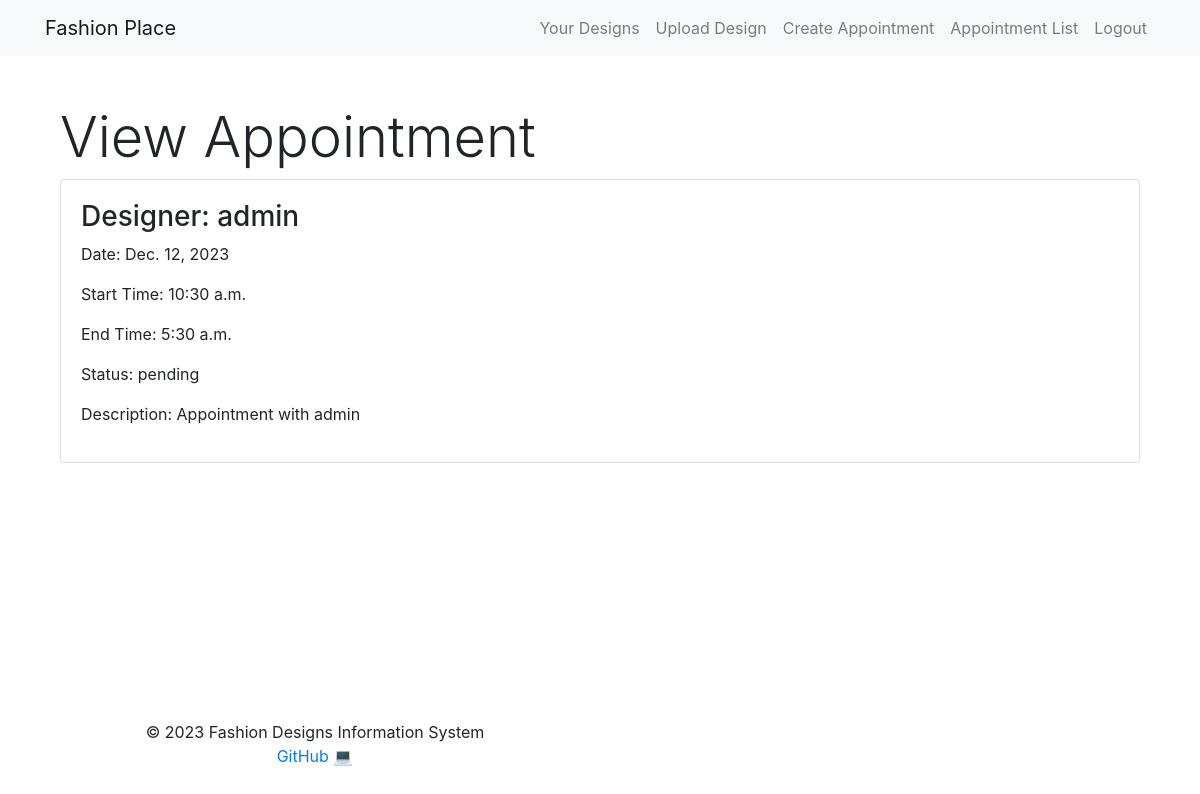
The app's page /scheduling/appointments/4/ (signed in) with its own data.
### scheduling/models.py (models this page shows)
class Appointment(models.Model):
    STATUS_CHOICES = [
        ('pending', 'Pending'),
        ('processing', 'Processing'),
        ('completed', 'Completed'),
    ]
    client = models.ForeignKey(User, on_delete=models.CASCADE)
    designer = models.ForeignKey(User, on_delete=models.CASCADE, related_name='designer')
    description = models.TextField()
    date = models.DateField()
    start_time = models.TimeField()
    end_time = models.TimeField()
    status = models.CharField(max_length=20, choices=STATUS_CHOICES, default='pending')

### scheduling/views.py (the view)
# urls.py: path('appointments/<int:appointment_id>/', views.view_appointment, name='view_appointment'),
@login_required
def view_appointment(request, appointment_id):
    appointment = get_object_or_404(Appointment, pk=appointment_id)
    return render(request, 'scheduling/view_appointment.html', {'appointment': appointment})

### templates/scheduling/view_appointment.html (shortened to what this page needs)
{% extends 'base.html' %}
{% block content %}
    <div class="container mt-4">
        <h2 class="display-4">View Appointment</h2>
        <div class="card">
            <div class="card-body">
                <h3>Designer: {{ appointment.designer.username }}</h3>
                <p>Date: {{ appointment.date }}</p>
                <p>Start Time: {{ appointment.start_time }}</p>
                <p>End Time: {{ appointment.end_time }}</p>
                <p>Status: {{ appointment.status }}</p>
                <p>Description: {{ appointment.description }}</p>
            </div>
        </div>
    </div>
{% endblock %}

### records on screen
Appointment: designer.username "admin", date "Dec. 12, 2023", start_time "10:30 a.m.", end_time "5:30 a.m.", status "pending", description "Appointment with admin"

### other values on screen
{{ current_year }} "2023"
